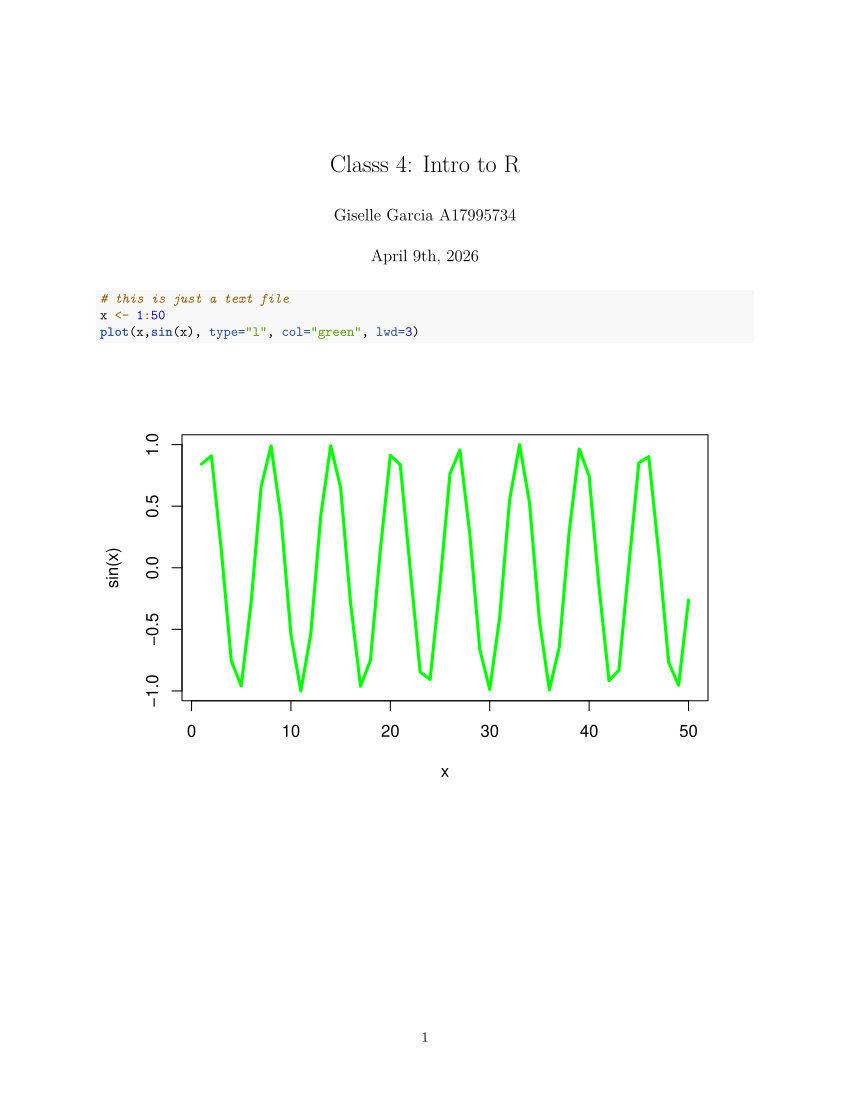

Write the R code that produced this figure.
#' ---
#' title: "Classs 4: Intro to R"
#' author: "Giselle Garcia A17995734"
#' date: "April 9th, 2026"
#' ---

# this is just a text file
x <- 1:50
plot(x,sin(x), type="l", col="green", lwd=3)
